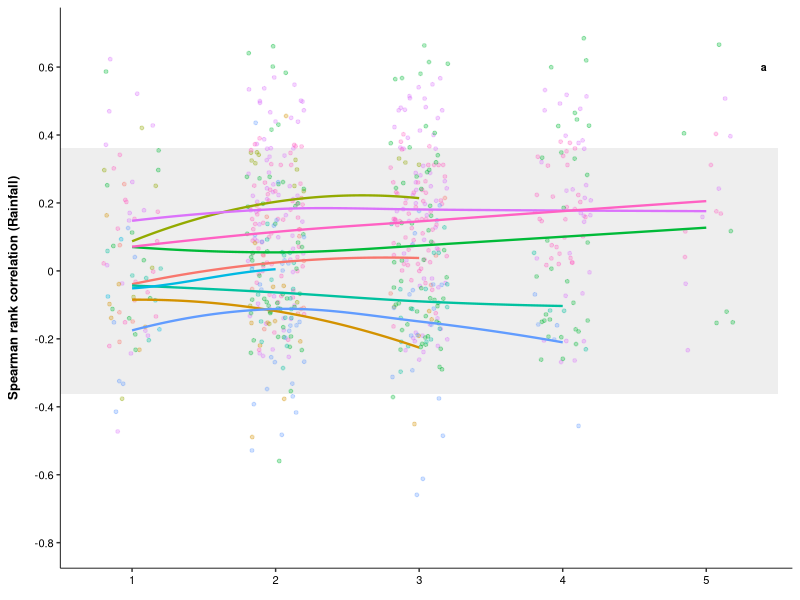
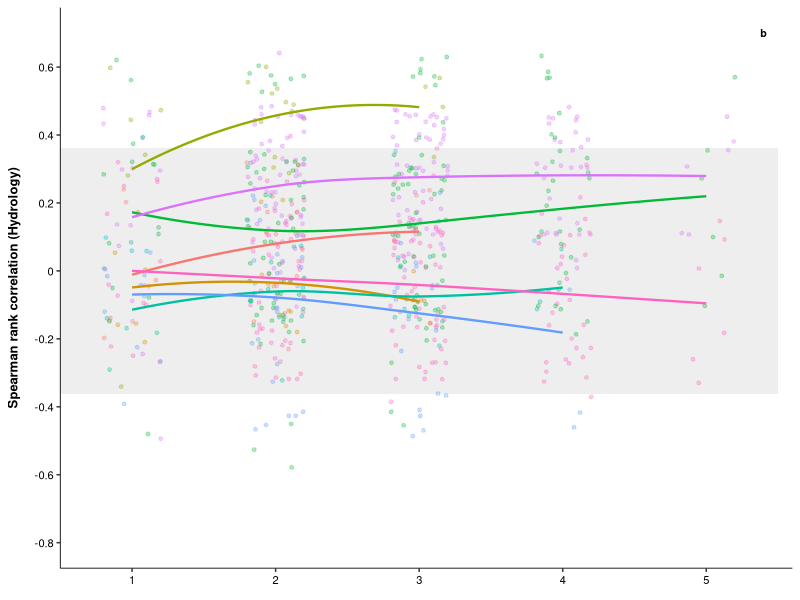

Generate these figures, in order, with R: (Note: this script raises an error after producing the figures.)

# clean up the environment ------------------------------------------------------------------------------------------------------------

rm(list=ls(all=TRUE))

# load packages -----------------------------------------------------------------------------------------------------------------------

library(tidyverse)
library(grid)
library(gridExtra)

# load data ---------------------------------------------------------------------------------------------------------------------------

concord.out.all <- read_csv( "Data/concord_out_all.csv")
concord.out.all <- filter(concord.out.all, Response != "sqrt.n15.bromeliad.final") #DS added sept 25th to remove redundant N variable

# splitting data frame ---------------------------------------------------------------------------------------------------------------

concord.rain <- filter(concord.out.all, Model == "rain")
concord.hydro <- filter(concord.out.all, Model == "hydro")

# general theme -----------------------------------------------------------------------------------------------------------------------

general_theme <- theme(panel.border = element_blank(),
                       panel.background = element_blank(),
                       axis.title = element_text(face = "bold", size = 9.4, colour = "black"),
                       axis.text = element_text(size = 8, colour = "black"), 
                       axis.line.x = element_line(colour = "black", size = 0.3),
                       axis.line.y = element_line(colour = "black", size = 0.3),
                       panel.grid = element_blank(),
                       axis.title.x = element_text(margin = margin(10, 0, 0, 0)),
                       axis.title.y = element_text(margin = margin(0, 10, 0, 0)))

# PANEL A: rainfall -------------------------------------------------------------------------------------------------------------------

panelA <- ggplot(data = concord.rain, mapping = aes(x = Sites, y = Spearman, colour = Response)) +
  annotate(geom = "rect", xmin = 0.5, xmax = 5.5, ymin = -0.362, ymax = 0.362, alpha = 0.1, colour = "grey90", size = 0) +
  geom_point(position = position_jitter(width = 0.2), alpha = 0.3, size = 1, stroke = 0.5, show.legend = FALSE) +
  geom_smooth(span = 1.2, show.legend = FALSE, se = FALSE, size = 0.8) +
  scale_y_continuous(name = "Spearman rank correlation (Rainfall)", 
                     breaks = seq(-0.8, 0.6, by = 0.2),
                     labels = c("-0.8", "-0.6", "-0.4", "-0.2", "0", "0.2", "0.4", "0.6"), limits = c(-0.8, 0.7)) +
  scale_x_continuous(name = "", expand = c(0,0), limits = c(0.5, 5.6)) +
  general_theme +
  theme(plot.margin = unit(c(5.5, 5.5, -10, 5.5), "pt")) +
  annotate(geom = "text", x = 5.4, y = 0.6, label = "a", size = 2.7, fontface = 2)
panelA

# PANEL B: hydrology ------------------------------------------------------------------------------------------------------------------

panelB <- ggplot(data = concord.hydro, mapping = aes(x = Sites, y = Spearman, colour = Response)) +
  annotate(geom = "rect", xmin = 0.5, xmax = 5.5, ymin = -0.362, ymax = 0.362, alpha = 0.1, colour = "grey90", size = 0) +
  geom_point(position = position_jitter(width = 0.2), alpha = 0.3, size = 1, stroke = 0.5, show.legend = FALSE) +
  geom_smooth(span = 1.2, show.legend = FALSE, se = FALSE, size = 0.8) +
  scale_y_continuous(name = "Spearman rank correlation (Hydrology)", 
                     breaks = seq(-0.8, 0.7, by = 0.2),
                     labels = c("-0.8", "-0.6", "-0.4", "-0.2", "0", "0.2", "0.4", "0.6"), limits = c(-0.8, 0.7)) +
  scale_x_continuous(name = "", expand = c(0,0), limits = c(0.5, 5.6)) +
  general_theme +
  theme(plot.margin = unit(c(5.5, 5.5, -10, 5.5), "pt")) +
  annotate(geom = "text", x = 5.4, y = 0.7, label = "b", size = 2.7, fontface = 2)
panelB


# panel C -----------------------------------------------------------------------------------------------------------------------------


fig_legend <- data.frame(
  sites = c("Argentina", "Cardoso", "Colombia", "Costa Rica", "French Guiana", "Macae", "Puerto Rico"), 
  sites_ordered = letters[1:9],
  x = rep(0, 9),
  y = rep(1, 9)) %>% 
  ggplot(mapping = aes(x = sites_ordered, y = x)) +
  geom_errorbar(mapping = aes(ymin = x - y, ymax = x + y, colour = sites_ordered), width = 0, size = 0.8) +
  scale_colour_manual(values = rev(c("mediumpurple4", "darkorange2", "forestgreen", "deepskyblue1", "mediumblue", "lawngreen", "firebrick1"))) +
  scale_x_discrete(labels = rev(c("Argentina", "Cardoso", "Colombia", "Costa Rica", "French Guiana", "Macae", "Puerto Rico"))) +
  scale_y_continuous(limits = c(-1.1, 1.1)) +
  coord_flip() +
  theme(panel.background = element_blank(),
        panel.border = element_blank(),
        axis.text.x = element_blank(),
        axis.text.y = element_text(colour = "black", size = 10, face = "bold"),
        axis.title = element_blank(),
        panel.grid = element_blank(),
        axis.ticks = element_blank(),
        legend.position = "none",
        plot.margin = unit(x = c(50, 50, 50, 50), units = "pt"))
fig_legend
# saving plots ------------------------------------------------------------------------------------------

ggsave(filename = "figure/figures/Figure_2.pdf", 
       plot = grid.arrange(arrangeGrob(grobs = list(panelA, panelB), ncol = 2), 
                           bottom = textGrob("Number of Sites", 
                                             gp = gpar(fontsize = 9, font = 2), vjust = 0)),
       width = 183, height = 89, units = "mm", dpi = 300)

ggsave(filename = "figure/figures/Figure_2.png", 
       plot = grid.arrange(arrangeGrob(grobs = list(panelA, panelB), ncol = 2), 
                           bottom = textGrob("Number of Sites", 
                                             gp = gpar(fontsize = 9, font = 2), vjust = 0)),
       width = 183, height = 89, units = "mm", dpi = 600)